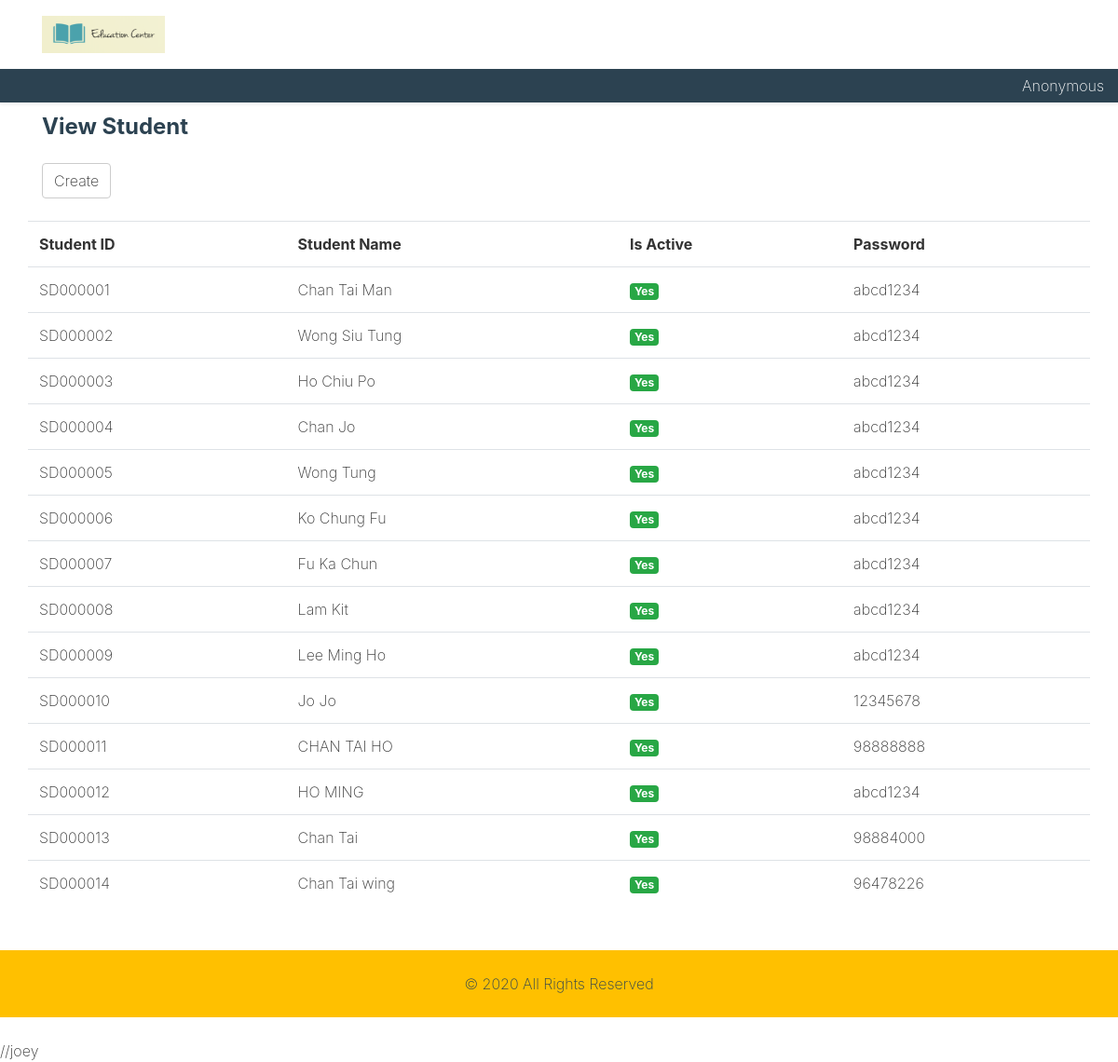
Page /view-student.php on the committed database.
### tables this page shows
CREATE TABLE `student` (
  `student_ID` varchar(255) NOT NULL,
  `student_name` varchar(45) NOT NULL,
  `student_phoneNo` int(8) NOT NULL,
  `student_email` varchar(254) NOT NULL,
  `student_joinDate` date NOT NULL,
  `student_dateOfBirth` date NOT NULL,
  `student_isActive` tinyint(1) NOT NULL,
  `fullmark` int(11) NOT NULL,
  `student_password` varchar(50) NOT NULL
);

### view-student.php (the view)
<?php
include 'inc/header.php';
$qs = "select * from student
  ";
$query = mysqli_query($conn, $qs) or die(mysqli_error($conn));
print("
<div class='container'>
<div class='row'>
<div class='col-12 my-2'>
<h4 class='text-secondary'>View Student</h4>
</div>
</div>
<div class='row'>
		<div class='col-12 text-secondary'>
		<a href='create-student.php' class='btn btn-default'>Create</a>
		</div>
		</div>
</div>
<div class='container'>
<div class='row mt-3'>
<table class='table table-hover'>
<tr>
<th>Student ID</th>
<th>Student Name</th>
<th>Is Active</th>
<th>Password</th>
</tr>
");
if (mysqli_num_rows($query) > 0){
	while($result = mysqli_fetch_assoc($query)){
		if ($result['student_isActive'] == 0) {
  			$status_text = "No";
			$status_context = "warning";
		}else{
  			$status_text = "Yes";
			$status_context = "success";
		}
		print("
		<tr>
		<td>$result[student_ID]</td>
		<td>$result[student_name]</td>
		<td><span class='badge badge-$status_context'>$status_text</span></td>
		<td>$result[student_password]</td>
		</tr>
		");
}} else {
	echo "Not found";
}
print("
</table>
</div>
</div>
");
?>
<?php
include 'inc/footer.php';
?>

### css/custom.css (style rules this page uses)
.btn-default { color:#333;background-color:#fff;border-color:#ccc }
h1, h2, h3, h4, h5, h6 { font-weight: bold; }

### rows in the picture
student: student_ID "SD000001", student_name "Chan Tai Man", student_isActive "Yes", student_password "abcd1234"
student: student_ID "SD000002", student_name "Wong Siu Tung", student_isActive "Yes", student_password "abcd1234"
student: student_ID "SD000003", student_name "Ho Chiu Po", student_isActive "Yes", student_password "abcd1234"
student: student_ID "SD000004", student_name "Chan Jo", student_isActive "Yes", student_password "abcd1234"
student: student_ID "SD000005", student_name "Wong Tung", student_isActive "Yes", student_password "abcd1234"
student: student_ID "SD000006", student_name "Ko Chung Fu", student_isActive "Yes", student_password "abcd1234"
student: student_ID "SD000007", student_name "Fu Ka Chun", student_isActive "Yes", student_password "abcd1234"
student: student_ID "SD000008", student_name "Lam Kit", student_isActive "Yes", student_password "abcd1234"
student: student_ID "SD000009", student_name "Lee Ming Ho", student_isActive "Yes", student_password "abcd1234"
student: student_ID "SD000010", student_name "Jo Jo", student_isActive "Yes", student_password "12345678"
student: student_ID "SD000011", student_name "CHAN TAI HO", student_isActive "Yes", student_password "98888888"
student: student_ID "SD000012", student_name "HO MING", student_isActive "Yes", student_password "abcd1234"
student: student_ID "SD000013", student_name "Chan Tai", student_isActive "Yes", student_password "98884000"
student: student_ID "SD000014", student_name "Chan Tai wing", student_isActive "Yes", student_password "96478226"
